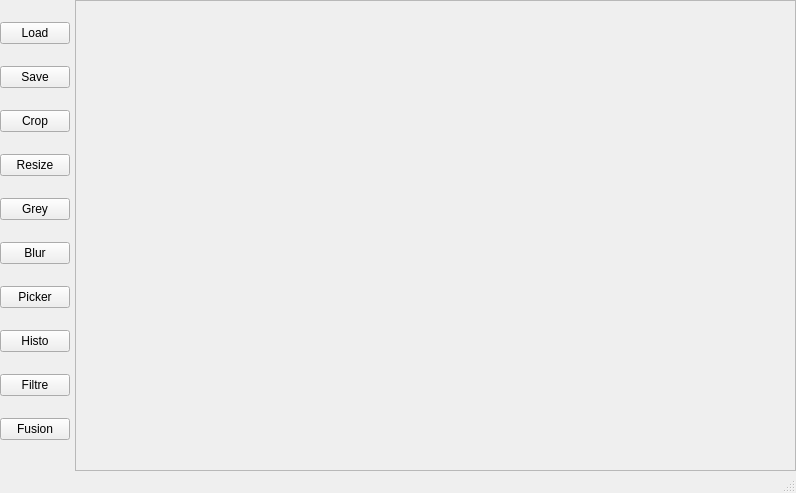
<?xml version="1.0" encoding="UTF-8"?>
<ui version="4.0">
 <class>MainWindow</class>
 <widget class="QMainWindow" name="MainWindow">
  <property name="geometry">
   <rect>
    <x>0</x>
    <y>0</y>
    <width>796</width>
    <height>493</height>
   </rect>
  </property>
  <property name="windowTitle">
   <string>MainWindow</string>
  </property>
  <property name="autoFillBackground">
   <bool>true</bool>
  </property>
  <widget class="QWidget" name="centralwidget">
   <property name="autoFillBackground">
    <bool>true</bool>
   </property>
   <layout class="QGridLayout" name="gridLayout">
    <property name="margin">
     <number>0</number>
    </property>
    <property name="spacing">
     <number>0</number>
    </property>
    <item row="0" column="0">
     <layout class="QHBoxLayout" name="horizontalLayout">
      <property name="spacing">
       <number>0</number>
      </property>
      <item>
       <layout class="QVBoxLayout" name="verticalLayout_5">
        <property name="spacing">
         <number>0</number>
        </property>
        <property name="sizeConstraint">
         <enum>QLayout::SetFixedSize</enum>
        </property>
        <property name="rightMargin">
         <number>5</number>
        </property>
        <item>
         <widget class="QPushButton" name="loadButton">
          <property name="maximumSize">
           <size>
            <width>70</width>
            <height>16777215</height>
           </size>
          </property>
          <property name="text">
           <string>Load</string>
          </property>
         </widget>
        </item>
        <item>
         <widget class="QPushButton" name="saveButton">
          <property name="maximumSize">
           <size>
            <width>70</width>
            <height>16777215</height>
           </size>
          </property>
          <property name="text">
           <string>Save</string>
          </property>
         </widget>
        </item>
        <item>
         <widget class="QPushButton" name="cropButton">
          <property name="maximumSize">
           <size>
            <width>70</width>
            <height>16777215</height>
           </size>
          </property>
          <property name="text">
           <string>Crop</string>
          </property>
         </widget>
        </item>
        <item>
         <widget class="QPushButton" name="resizeButton">
          <property name="maximumSize">
           <size>
            <width>70</width>
            <height>16777215</height>
           </size>
          </property>
          <property name="text">
           <string>Resize</string>
          </property>
         </widget>
        </item>
        <item>
         <widget class="QPushButton" name="greyButton">
          <property name="maximumSize">
           <size>
            <width>70</width>
            <height>16777215</height>
           </size>
          </property>
          <property name="text">
           <string>Grey</string>
          </property>
         </widget>
        </item>
        <item>
         <widget class="QPushButton" name="blurButton">
          <property name="maximumSize">
           <size>
            <width>70</width>
            <height>16777215</height>
           </size>
          </property>
          <property name="text">
           <string>Blur</string>
          </property>
         </widget>
        </item>
        <item>
         <widget class="QPushButton" name="pipetteButton">
          <property name="sizePolicy">
           <sizepolicy hsizetype="Minimum" vsizetype="Fixed">
            <horstretch>0</horstretch>
            <verstretch>0</verstretch>
           </sizepolicy>
          </property>
          <property name="maximumSize">
           <size>
            <width>70</width>
            <height>16777215</height>
           </size>
          </property>
          <property name="text">
           <string>Picker</string>
          </property>
         </widget>
        </item>
        <item>
         <widget class="QPushButton" name="histoButton">
          <property name="maximumSize">
           <size>
            <width>70</width>
            <height>16777215</height>
           </size>
          </property>
          <property name="text">
           <string>Histo</string>
          </property>
         </widget>
        </item>
        <item>
         <widget class="QPushButton" name="filtreButton">
          <property name="maximumSize">
           <size>
            <width>70</width>
            <height>16777215</height>
           </size>
          </property>
          <property name="text">
           <string>Filtre</string>
          </property>
         </widget>
        </item>
        <item>
         <widget class="QPushButton" name="fusionButton">
          <property name="maximumSize">
           <size>
            <width>70</width>
            <height>16777215</height>
           </size>
          </property>
          <property name="text">
           <string>Fusion</string>
          </property>
         </widget>
        </item>
       </layout>
      </item>
      <item>
       <widget class="QScrollArea" name="scrollArea">
        <property name="sizePolicy">
         <sizepolicy hsizetype="Expanding" vsizetype="Expanding">
          <horstretch>0</horstretch>
          <verstretch>0</verstretch>
         </sizepolicy>
        </property>
        <property name="autoFillBackground">
         <bool>true</bool>
        </property>
        <property name="lineWidth">
         <number>0</number>
        </property>
        <property name="verticalScrollBarPolicy">
         <enum>Qt::ScrollBarAsNeeded</enum>
        </property>
        <property name="horizontalScrollBarPolicy">
         <enum>Qt::ScrollBarAsNeeded</enum>
        </property>
        <property name="widgetResizable">
         <bool>true</bool>
        </property>
        <widget class="QWidget" name="scrollAreaWidgetContents">
         <property name="geometry">
          <rect>
           <x>0</x>
           <y>0</y>
           <width>716</width>
           <height>438</height>
          </rect>
         </property>
         <property name="sizePolicy">
          <sizepolicy hsizetype="Expanding" vsizetype="Expanding">
           <horstretch>0</horstretch>
           <verstretch>0</verstretch>
          </sizepolicy>
         </property>
         <property name="minimumSize">
          <size>
           <width>0</width>
           <height>0</height>
          </size>
         </property>
         <layout class="QHBoxLayout" name="horizontalLayout_2">
          <property name="spacing">
           <number>0</number>
          </property>
          <property name="margin">
           <number>0</number>
          </property>
          <item>
           <widget class="QLabel" name="resultLabel">
            <property name="sizePolicy">
             <sizepolicy hsizetype="Expanding" vsizetype="Expanding">
              <horstretch>0</horstretch>
              <verstretch>0</verstretch>
             </sizepolicy>
            </property>
            <property name="minimumSize">
             <size>
              <width>200</width>
              <height>200</height>
             </size>
            </property>
            <property name="autoFillBackground">
             <bool>true</bool>
            </property>
            <property name="lineWidth">
             <number>0</number>
            </property>
            <property name="text">
             <string/>
            </property>
            <property name="scaledContents">
             <bool>false</bool>
            </property>
            <property name="indent">
             <number>-1</number>
            </property>
            <property name="buddy">
             <cstring>resultLabel</cstring>
            </property>
           </widget>
          </item>
         </layout>
        </widget>
       </widget>
      </item>
     </layout>
    </item>
   </layout>
  </widget>
  <widget class="QMenuBar" name="menubar">
   <property name="geometry">
    <rect>
     <x>0</x>
     <y>0</y>
     <width>796</width>
     <height>26</height>
    </rect>
   </property>
  </widget>
  <widget class="QStatusBar" name="statusbar"/>
 </widget>
 <resources/>
 <connections/>
</ui>
